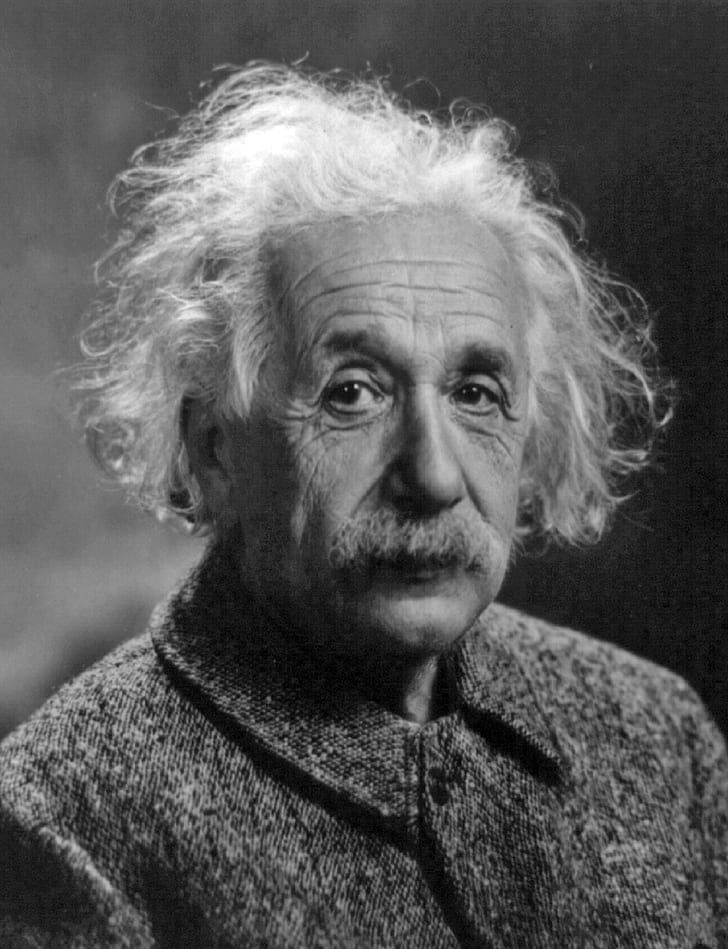
#> input picture albert-einstein_gray.jpg, 728 x 949 px, found by its file name
$ python main.py
#> lines starting #> are read from the running program, lines starting #| are printed output that depends on the picture
#> further down, image is the input picture: shape (949, 728); min 0, max 255, mean 89.4
import cv2
import numpy as np


def manual_convolution(image, kernel):
    # Get the size of the kernel
    n = kernel.shape[0]
    m = (n + 1) // 2

    # Get the dimensions of the image
    rows, cols = image.shape
#> rows = 949; cols = 728

    # Initialize an output image
    output = np.zeros_like(image, dtype=np.float32)

    # Pad the image to handle borders
    padded_image = np.pad(image, pad_width=m - 1, mode='constant', constant_values=0)
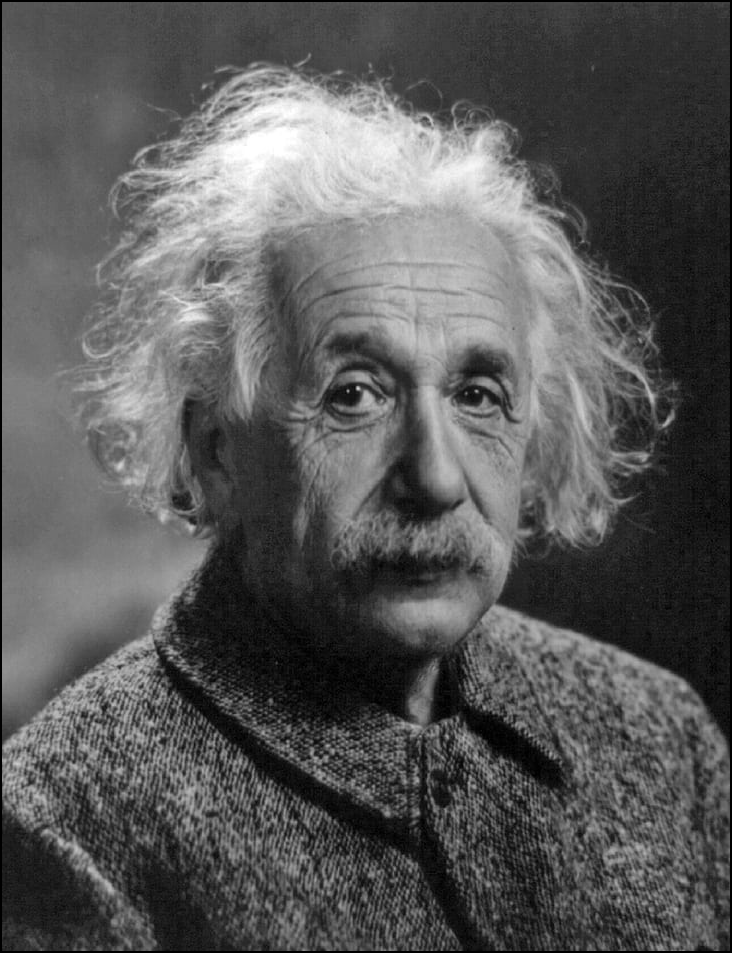
#> padded_image: shape (953, 732); min 0, max 255, mean 88.6

    # Perform the convolution
    for x in range(rows):
        for y in range(cols):
            # Compute the sum over the kernel and the corresponding image patch
            value = 0
            for i in range(1, n + 1):
                for j in range(1, n + 1):
                    value += padded_image[x + i - m, y + j - m] * kernel[i - 1, j - 1]
            output[x, y] = value
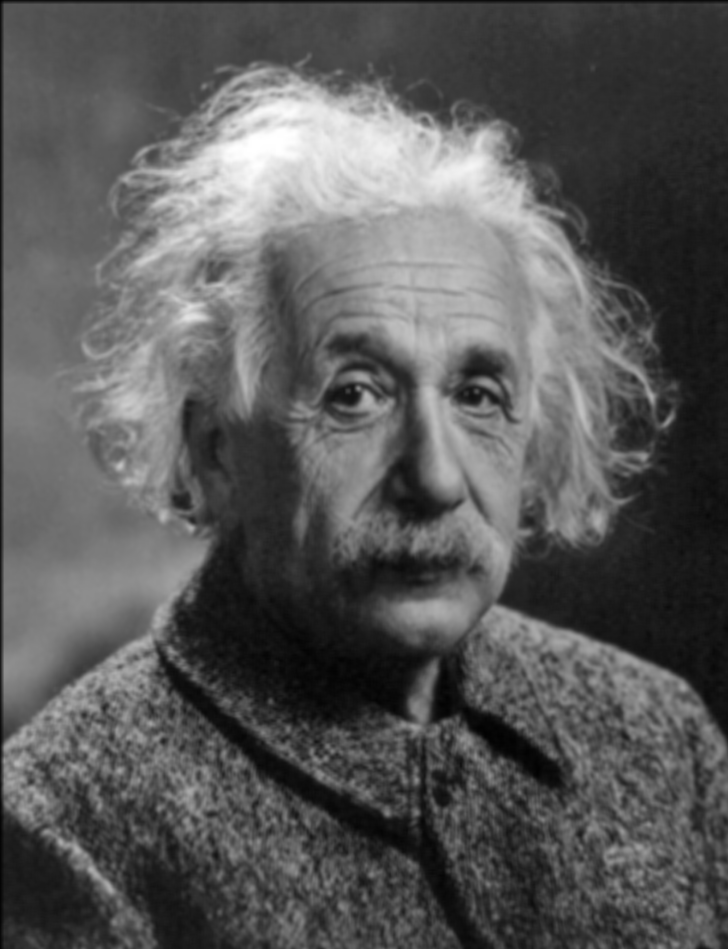
#> output: shape (949, 728) float32; min 2.12, max 255, mean 89.2

    # Clip the values to be in the valid range for images
    output = np.clip(output, 0, 255).astype(np.uint8)
    return output


# Example usage
if __name__ == "__main__":
    # Load a grayscale image
    image = cv2.imread(r"A:\RWU\First Sem\CV\CV_Lehren\albert-einstein_gray.jpg", cv2.IMREAD_GRAYSCALE)

    if image is None:
        print("Error: Image file not found.")
    else:
        # Define a 3x3 mean kernel
        kernel = np.ones((5, 5), dtype=np.float32) /25

        # Apply the convolution
        result = manual_convolution(image, kernel)

        # Display the results
        cv2.imshow("Original Image", image)
        cv2.imshow("Convoluted Image", result)
        cv2.waitKey(0)
        cv2.destroyAllWindows()
